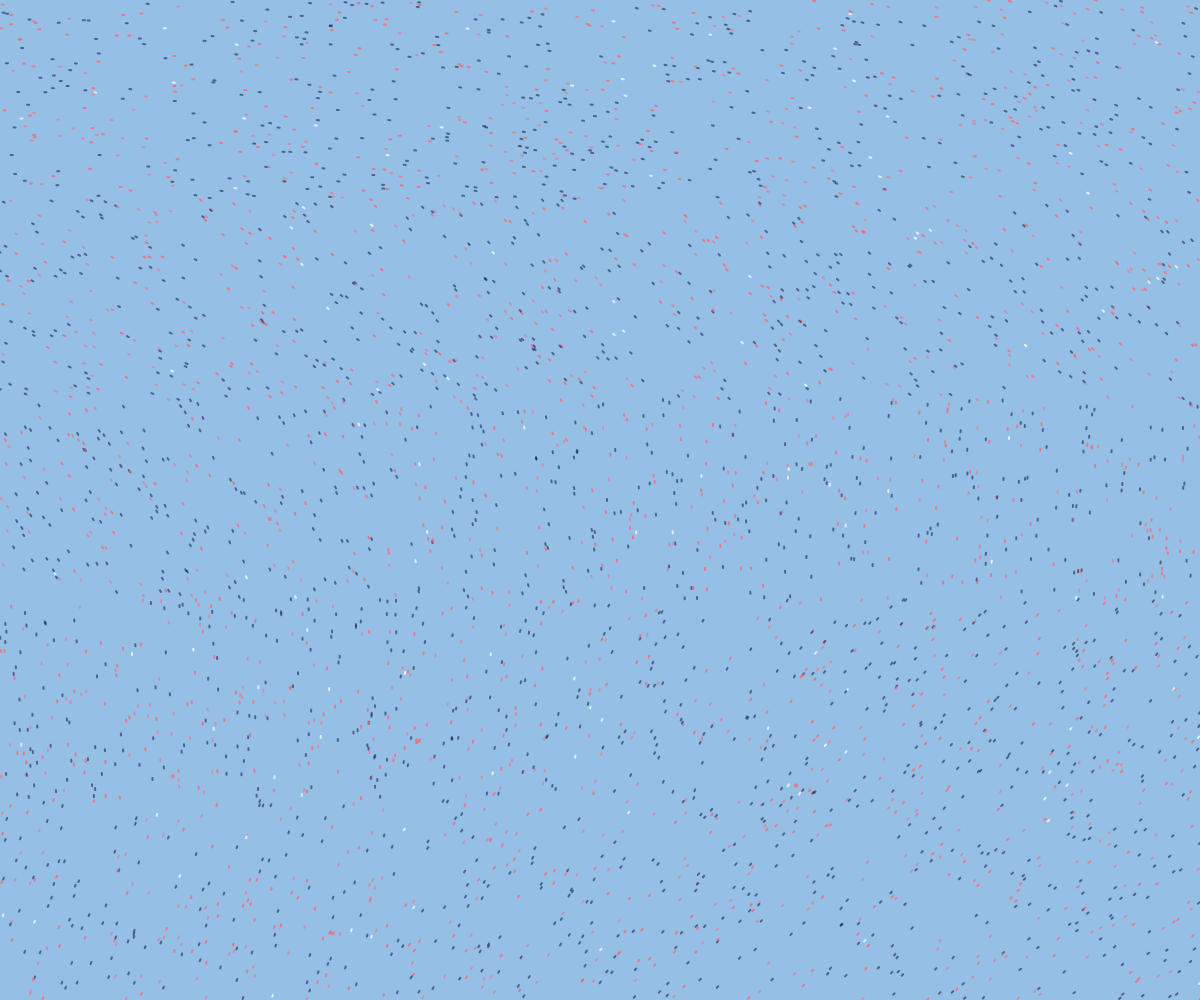
Frame 1 (no input)
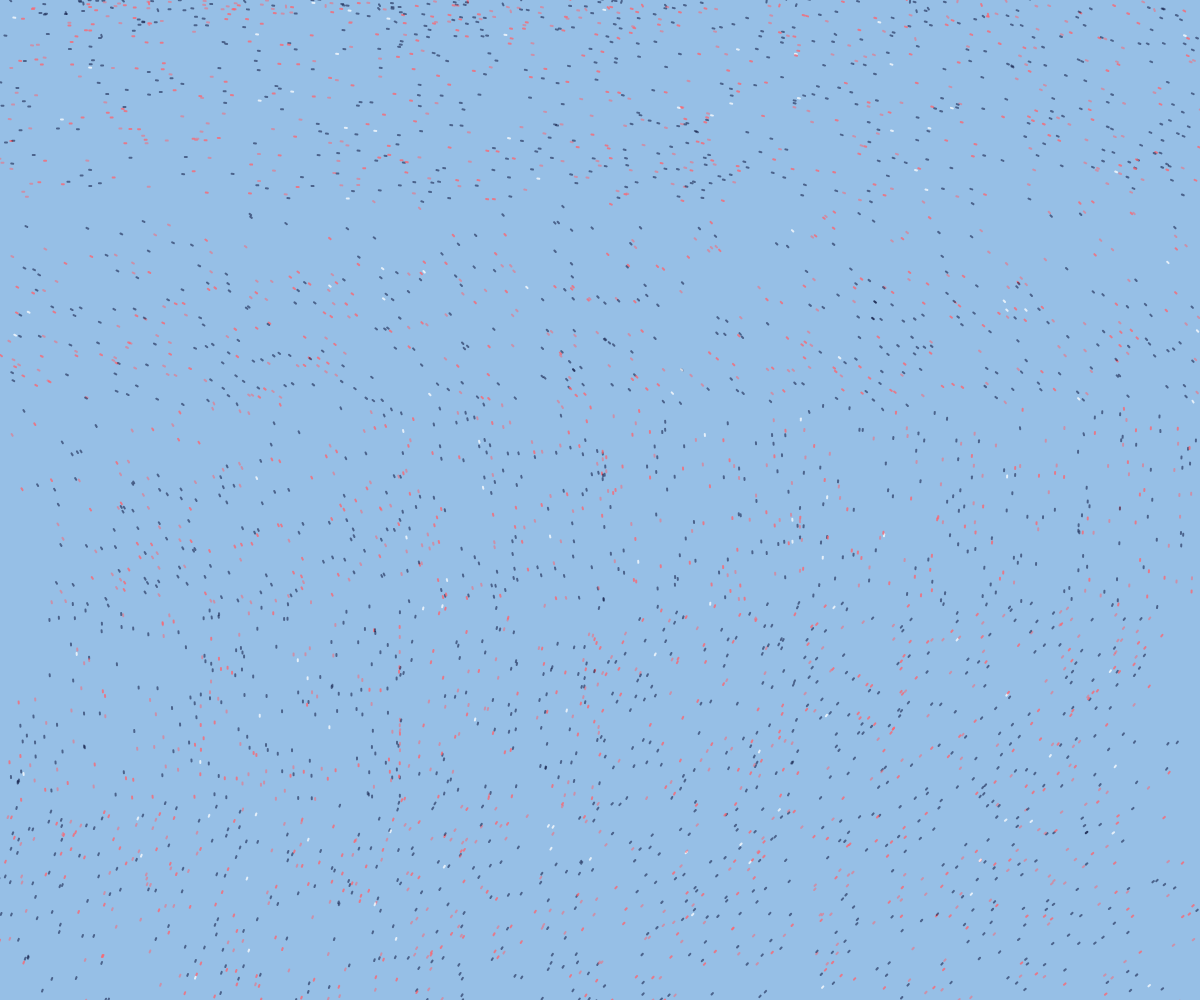
Frame 60 (no input)
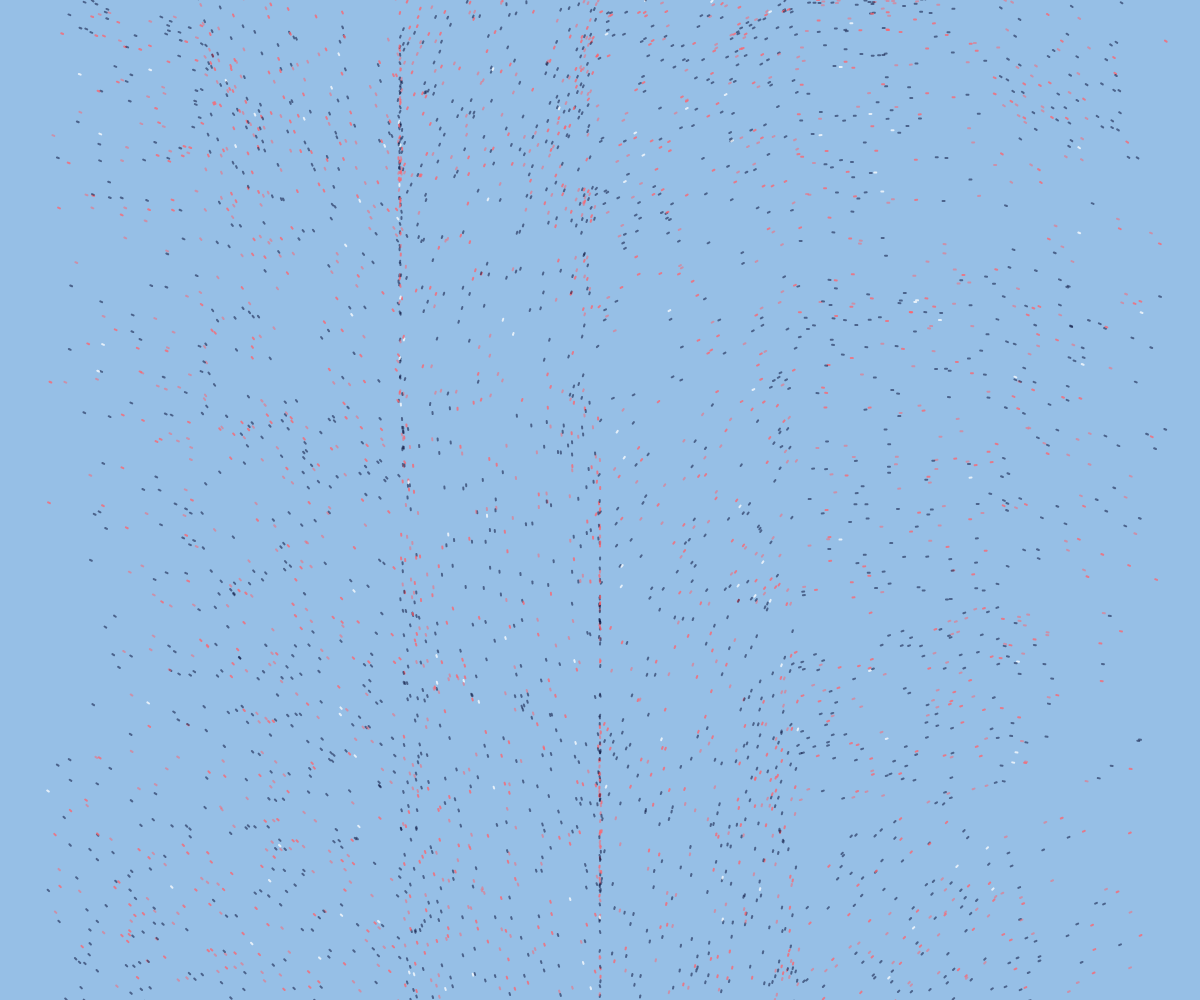
Frame 120 (the mouse pressed at the canvas centre since frame 60)

The p5.js sketch that drew these frames (run headless with seeded random() and noise() and a simulated clock; from frame 60 on, the mouse is pressed at the canvas centre):

// p5.js sketch
// ── sketch.js
var flowfield;
var vehicles = [];
let startTime;
let elapsedTime;
var firstColor;
var secondColor;

function windowResized() {
  resizeCanvas(windowWidth, windowHeight);
}

function setup() {
  canvas = createCanvas(windowWidth, windowHeight);
  canvas.position(0, 0);
  canvas.style("z-index", "-1");
  canvas.style("position", "fixed");
  startTime = millis();
  flowfield = new FlowField(200);

  for (var i = 0; i < 4000; i++) {
    vehicles.push(
      new Vehicle(random(width), random(height), random(0.5, 3), random(0.1, 0.5))
    );
  }
}

function draw() {
  background("#96bfe6");

  elapsedTime = millis() - startTime;
  if (elapsedTime >= 5000) {
    flowfield.init();
    startTime = millis();
  }

  for (var i = 0; i < vehicles.length; i++) {
    vehicles[i].follow(flowfield);
    vehicles[i].run();
  }
}

function mousePressed() {
  flowfield.init();
}

function Vehicle(x, y, ms, mf) {
  this.position = createVector(x, y);
  this.acceleration = createVector(0, 0);
  this.velocity = createVector(0, 0);
  this.r = 4;
  this.maxspeed = ms;
  this.maxforce = mf;

  this.run = function () {
    this.update();
    this.borders();
    this.display();
  };

  this.follow = function (flow) {
    var desired = flow.lookup(this.position);
    desired.mult(this.maxspeed);
    var steer = p5.Vector.sub(desired, this.velocity);
    steer.limit(this.maxforce);
    this.applyForce(steer);
  };

  this.applyForce = function (force) {
    this.acceleration.add(force);
  };

  this.update = function () {
    this.velocity.add(this.acceleration);
    this.velocity.limit(this.maxspeed);
    this.position.add(this.velocity);
    this.acceleration.mult(0);
  };

  this.borders = function () {
    if (this.position.x < -this.r) this.position.x = width + this.r;
    if (this.position.y < -this.r) this.position.y = height + this.r;
    if (this.position.x > width + this.r) this.position.x = -this.r;
    if (this.position.y > height + this.r) this.position.y = -this.r;
  };

  var teamColor = random(0, 1);
  if (teamColor < 0.0125) {
    this.objectColor = color("rgba(255,255,255, 0.75)");
  } else if (teamColor > 0.0125 && teamColor < 0.5) {
    this.objectColor = color("rgba(0,8,49, 0.5)");
  } else if (teamColor > 0.25 && teamColor < 0.5) {
    this.objectColor = color("rgba(0,8,49, 0.75)");
  } else if (teamColor > 0.5 && teamColor < 0.75) {
    this.objectColor = color("rgba(255,97,107, 0.5)");
  } else if (teamColor > 0.75 && teamColor < 0.9875) {
    this.objectColor = color("rgba(255,97,107, 0.75)");
  } else {
    this.objectColor = color("rgba(255,255,255, 0.75)");
  }

  this.display = function () {
    var theta = this.velocity.heading() + PI / 2;
    stroke(this.objectColor);
    strokeWeight(2);
    push();
    translate(this.position.x, this.position.y);
    rotate(theta);
    line(0, 0, 0, 2);
    pop();
  };
}

function FlowField(r) {
  // How large is each "cell" of the flow field
  this.resolution = r;
  // Determine the number of columns and rows based on sketch's width and height
  this.cols = width / this.resolution;
  this.rows = height / this.resolution;
  // A flow field is a two dimensional array of p5.Vectors
  // We can't make 2D arrays, but this is sort of faking it
  this.make2Darray = function (n) {
    var array = [];
    for (var i = 0; i < n; i++) {
      array[i] = [];
    }
    return array;
  };
  this.field = this.make2Darray(this.cols);

  this.init = function () {
    // Reseed noise so we get a new flow field every time
    // Need to get noise working
    noiseSeed(Math.floor(random(9999)));
    var xoff = 0;
    for (var i = 0; i < this.cols; i++) {
      var yoff = 0;
      for (var j = 0; j < this.rows; j++) {
        var theta = map(noise(xoff, yoff), 0, 1, 0, TWO_PI);
        //var theta = map(sin(xoff)+cos(yoff),-2,2,0,TWO_PI);
        // Polar to cartesian coordinate transformation to get x and y components of the vector
        this.field[i][j] = createVector(cos(theta), sin(theta));
        yoff += 0.1;
      }
      xoff += 0.1;
    }
  };
  this.init();

  // Draw every vector
  this.display = function () {
    for (var i = 0; i < this.cols; i++) {
      for (var j = 0; j < this.rows; j++) {
        drawVector(
          this.field[i][j],
          i * this.resolution,
          j * this.resolution,
          this.resolution - 2
        );
      }
    }
  };

  this.lookup = function (lookup) {
    var column = Math.floor(
      constrain(lookup.x / this.resolution, 0, this.cols - 1)
    );
    var row = Math.floor(
      constrain(lookup.y / this.resolution, 0, this.rows - 1)
    );
    return this.field[column][row].copy();
  };

  var drawVector = function (v, x, y, scayl) {
    push();
    var arrowsize = 1;
    // Translate to location to render vector
    translate(x, y);
    stroke("#96bfe6");
    // Call vector heading function to get direction (note that pointing to the right is a heading of 0) and rotate
    rotate(v.heading());
    // Calculate length of vector & scale it to be bigger or smaller if necessary
    var len = v.mag() * scayl;
    // Draw three lines to make an arrow (draw pointing up since we've rotate to the proper direction)
    line(0, 0, len, 0);
    //line(len,0,len-arrowsize,+arrowsize/2);
    //line(len,0,len-arrowsize,-arrowsize/2);
    pop();
  };
}

// ── script.js
// lazyload
const observer = new IntersectionObserver((entries) => {
  entries.forEach((entry) => {
    if (entry.isIntersecting) {
      const lazyImage = entry.target;
      lazyImage.style.backgroundImage = `url(${lazyImage.dataset.src})`;
      observer.unobserve(lazyImage);
    }
  });
});

const lazyImages = document.querySelectorAll(".lazy");
lazyImages.forEach((lazyImage) => {
  observer.observe(lazyImage);
});
// popups
const popupTrigger = document.querySelectorAll(".popup-trigger");
const popups = document.querySelectorAll(".popup");
const closeButtons = document.querySelectorAll(".close-button");

function openPopup(event) {
  const index = Array.from(popupTrigger).indexOf(event.target);
  popups[index].classList.remove("hidden");
  document.body.classList.add("overflow-hidden");
}

function closePopup(event) {
  const index = Array.from(closeButtons).indexOf(event.target);
  popups[index].classList.add("hidden");
  document.body.classList.remove("overflow-hidden");
}

document.addEventListener("keydown", function (event) {
  if (event.key === "Escape") {
    const openPopups = document.querySelectorAll(".popup:not(.hidden)");
    if (openPopups.length > 0) {
      const lastPopup = openPopups[openPopups.length - 1];
      lastPopup.querySelector(".close-button").click();
    }
  }
});
popupTrigger.forEach((element) => element.addEventListener("click", openPopup));
closeButtons.forEach((element) =>
  element.addEventListener("click", closePopup)
);
